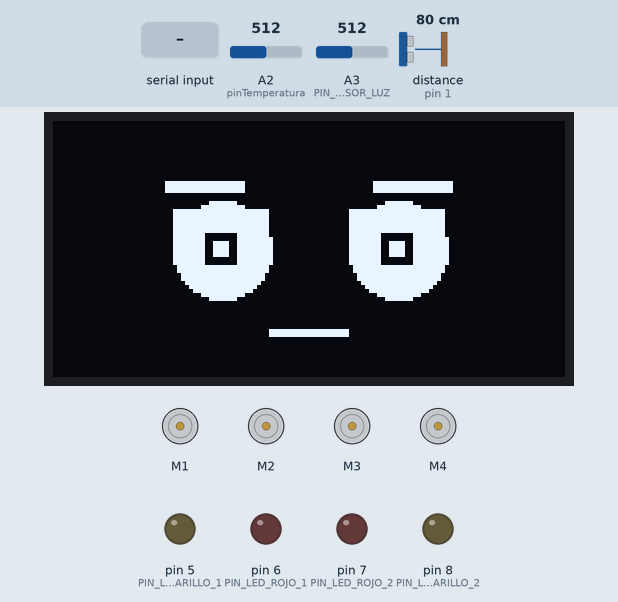
Bench run of a sketch on a simulated Arduino Uno, built with avr-gcc and run on an emulated ATmega328P. Shown: 128×64 one-colour display, 4 × DC motor (green arrow = forward, orange = backward, longer = faster), output pins drawn as LEDs (lit = HIGH). Wiring (inferred from the names in the program): ultrasonic range finder: trigger pin 0; echo pin 1. The inputs (shaded band) are chosen by the test bench; at power-on: A3 (PIN_SENSOR_LUZ) = 512, distance to the obstacle (sensor on pin 1) 80 cm, A2 (pinTemperatura) = 512. The echo pulse lasts 58.3 µs per cm; pins used as bus, display or sensor lines are not drawn.

Above: at 1.2 s.
1.3 s: "B90\n" received over the second serial link
At 1.7 s:
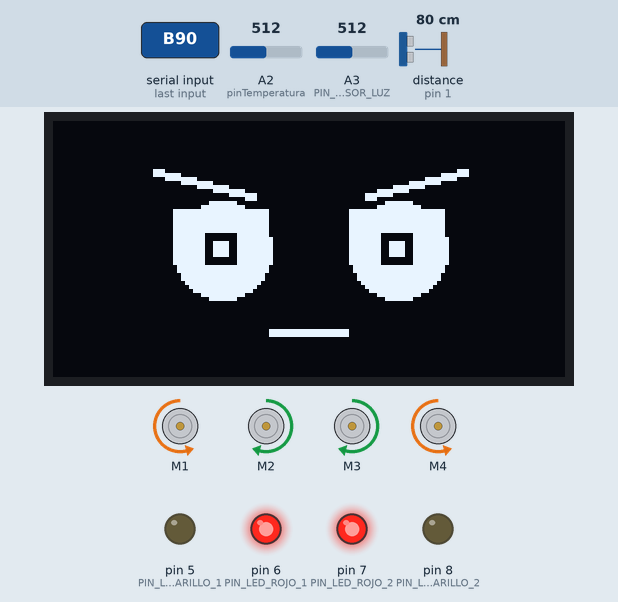
2.8 s: "F90\n" received over the second serial link
At 4.0 s:
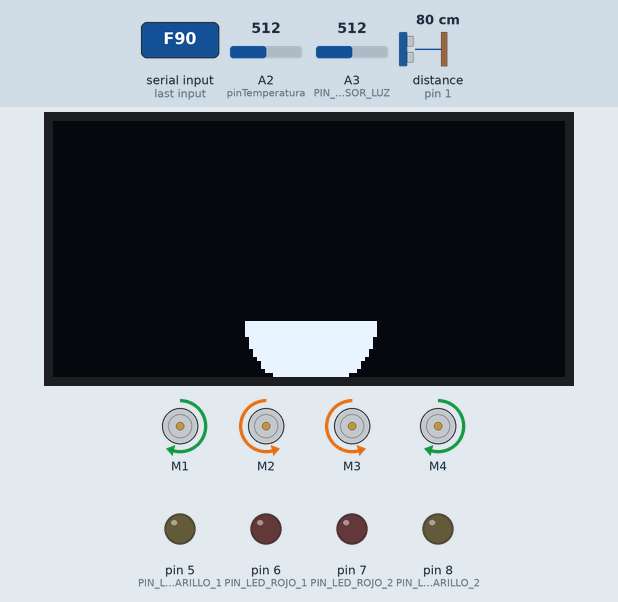
4.3 s: A3 (PIN_SENSOR_LUZ) set to 807
5.8 s: A3 (PIN_SENSOR_LUZ) set to 840
At 6.6 s:
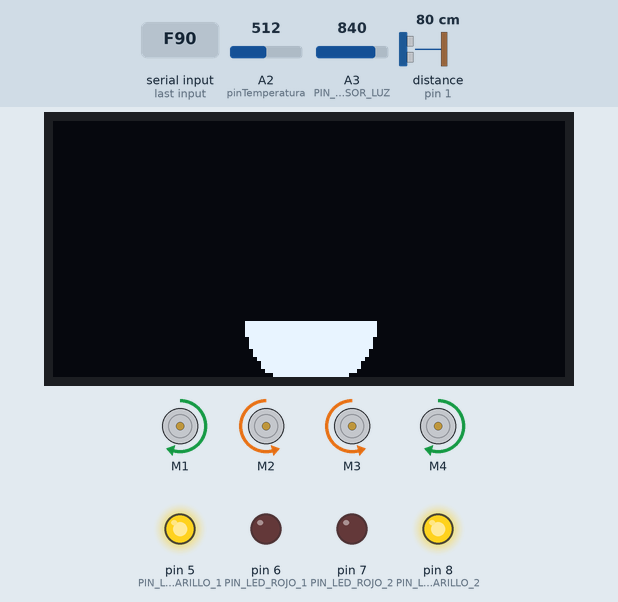
7.5 s: distance to the obstacle (sensor on pin 1) set to 23 cm
9.0 s: distance to the obstacle (sensor on pin 1) set to 18 cm
At 9.8 s:
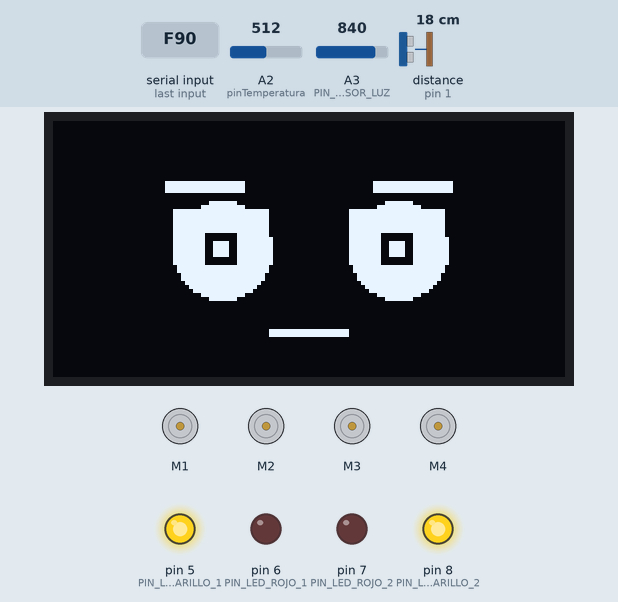
Timing chart, 0 to 11.5 s (numbered marks = the images above; inputs shaded):
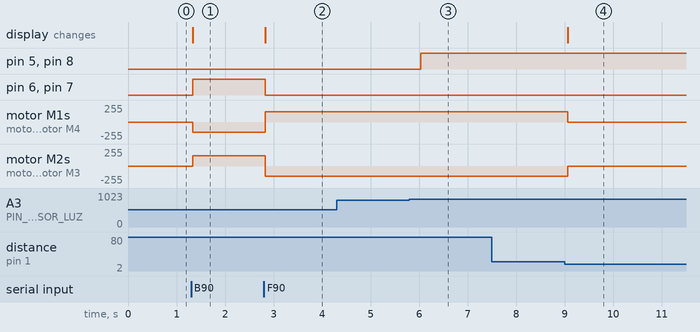

The sketch:

codigo_Arduino.ino
```cpp
#include <AFMotor_R4.h>
#include <SoftwareSerial.h>
#include <Wire.h>
#include <Adafruit_GFX.h>
#include <Adafruit_SSD1306.h>

// Configuración de la Pantalla OLED
#define ANCHO_PANTALLA 128
#define ALTO_PANTALLA 64
#define OLED_RESET -1
Adafruit_SSD1306 display(ANCHO_PANTALLA, ALTO_PANTALLA, &Wire, OLED_RESET);

// Configuración Bluetooth y Motores
SoftwareSerial bluetoothSerial(9, 10); // RX, TX del HC-05/HC-06

AF_DCMotor motor1(1);
AF_DCMotor motor2(2);
AF_DCMotor motor3(3);
AF_DCMotor motor4(4);

// Configuración de los LEDs
const int PIN_LED_AMARILLO_1 = 5;
const int PIN_LED_AMARILLO_2 = 8;
const int PIN_LED_ROJO_1 = 6;
const int PIN_LED_ROJO_2 = 7;

// Buzzer (botón HONK de la app)
const uint8_t PIN_BUZZER = 13;
const unsigned int FRECUENCIA_BUZZER = 1200;

// Sensor Ultrasónico
#define PIN_TRIG 0
#define PIN_ECHO 1
long duracionUltrasonido;
int distancia = -1; // -1 = sin lectura todavía

int velocidad = 153;
bool parada = false;
char movimiento = 'S';

// Sensores
int pinTemperatura = A2;
int a;
float temperatura;
int B = 3975;
float resistencia;

const uint8_t PIN_SENSOR_LUZ = A3;
int valLuz = 1023; // Luz máxima hasta la primera lectura real


// --- Umbrales de las condiciones automáticas ---
const int UMBRAL_DISTANCIA_SEGURIDAD = 20; // cm: parar si avanzamos con algo mas cerca
const int UMBRAL_LUZ_BAJA = 200;           // valLuz invertido: menos de 200 = oscuro
bool lucesAppEncendidas = false;           // Estado pedido por la app con W1/W0

// Variables de control
char bufferComando[16];
uint8_t longitudComando = 0;

const unsigned long INTERVALO_TELEMETRIA = 500;
unsigned long ultimaTelemetria = 0;

char caraActual = ' ';

// Funciones de la Pantalla (Caritas)

void caraNeutra() {
  display.clearDisplay();
  display.fillRect(28, 15, 20, 3, SSD1306_WHITE);
  display.fillRect(80, 15, 20, 3, SSD1306_WHITE);
  display.fillRect(30, 22, 24, 10, SSD1306_WHITE);
  display.fillCircle(42, 32, 12, SSD1306_WHITE);
  display.fillRect(74, 22, 24, 10, SSD1306_WHITE);
  display.fillCircle(86, 32, 12, SSD1306_WHITE);
  display.fillRect(38, 28, 8, 8, SSD1306_BLACK);
  display.fillRect(40, 30, 4, 4, SSD1306_WHITE);
  display.fillRect(82, 28, 8, 8, SSD1306_BLACK);
  display.fillRect(84, 30, 4, 4, SSD1306_WHITE);
  display.fillRect(54, 52, 20, 2, SSD1306_WHITE);
  display.display();
}

void caraEnojada() {
  display.clearDisplay();
  display.drawLine(25, 12, 50, 18, SSD1306_WHITE);
  display.drawLine(25, 13, 50, 19, SSD1306_WHITE);
  display.drawLine(103, 12, 78, 18, SSD1306_WHITE);
  display.drawLine(103, 13, 78, 19, SSD1306_WHITE);
  display.fillRect(30, 22, 24, 10, SSD1306_WHITE);
  display.fillCircle(42, 32, 12, SSD1306_WHITE);
  display.fillRect(74, 22, 24, 10, SSD1306_WHITE);
  display.fillCircle(86, 32, 12, SSD1306_WHITE);
  display.fillRect(38, 28, 8, 8, SSD1306_BLACK);
  display.fillRect(40, 30, 4, 4, SSD1306_WHITE);
  display.fillRect(82, 28, 8, 8, SSD1306_BLACK);
  display.fillRect(84, 30, 4, 4, SSD1306_WHITE);
  display.fillRect(54, 52, 20, 2, SSD1306_WHITE);
  display.display();
}

void caraFeliz() {
  display.clearDisplay();
  display.fillRect(28, 15, 20, 3, SSD1306_WHITE);
  display.fillRect(80, 15, 20, 3, SSD1306_WHITE);
  display.fillRect(30, 22, 24, 10, SSD1306_WHITE);
  display.fillCircle(42, 32, 12, SSD1306_WHITE);
  display.fillRect(74, 22, 24, 10, SSD1306_WHITE);
  display.fillCircle(86, 32, 12, SSD1306_WHITE);
  display.fillRect(38, 30, 8, 8, SSD1306_BLACK);
  display.fillRect(40, 32, 4, 4, SSD1306_WHITE);
  display.fillRect(82, 30, 8, 8, SSD1306_BLACK);
  display.fillRect(84, 32, 4, 4, SSD1306_WHITE);
  display.fillCircle(64, 50, 16, SSD1306_WHITE);
  display.fillRect(0, 0, 128, 50, SSD1306_BLACK);
  display.fillRect(48, 50, 32, 2, SSD1306_WHITE);
  display.display();
}

void caraSorprendidaIzquierda() {
  display.clearDisplay();
  display.drawLine(25, 19, 50, 12, SSD1306_WHITE);
  display.drawLine(25, 20, 50, 13, SSD1306_WHITE);
  display.drawLine(103, 19, 78, 12, SSD1306_WHITE);
  display.drawLine(103, 20, 78, 13, SSD1306_WHITE);
  display.fillRect(30, 22, 24, 10, SSD1306_WHITE);
  display.fillCircle(42, 32, 12, SSD1306_WHITE);
  display.fillRect(74, 22, 24, 10, SSD1306_WHITE);
  display.fillCircle(86, 32, 12, SSD1306_WHITE);
  display.fillRect(34, 28, 8, 8, SSD1306_BLACK);
  display.fillRect(36, 30, 4, 4, SSD1306_WHITE);
  display.fillRect(78, 28, 8, 8, SSD1306_BLACK);
  display.fillRect(80, 30, 4, 4, SSD1306_WHITE);
  display.fillCircle(64, 52, 7, SSD1306_WHITE);
  display.display();
}

void caraSorprendidaDerecha() {
  display.clearDisplay();
  display.drawLine(25, 19, 50, 12, SSD1306_WHITE);
  display.drawLine(25, 20, 50, 13, SSD1306_WHITE);
  display.drawLine(103, 19, 78, 12, SSD1306_WHITE);
  display.drawLine(103, 20, 78, 13, SSD1306_WHITE);
  display.fillRect(30, 22, 24, 10, SSD1306_WHITE);
  display.fillCircle(42, 32, 12, SSD1306_WHITE);
  display.fillRect(74, 22, 24, 10, SSD1306_WHITE);
  display.fillCircle(86, 32, 12, SSD1306_WHITE);
  display.fillRect(42, 28, 8, 8, SSD1306_BLACK);
  display.fillRect(44, 30, 4, 4, SSD1306_WHITE);
  display.fillRect(86, 28, 8, 8, SSD1306_BLACK);
  display.fillRect(88, 30, 4, 4, SSD1306_WHITE);
  display.fillCircle(64, 52, 7, SSD1306_WHITE);
  display.display();
}

// Funciones del Rover

void sonarBuzzer(bool encender) {
  if (encender) {
    tone(PIN_BUZZER, FRECUENCIA_BUZZER);
  } else {
    noTone(PIN_BUZZER);
    digitalWrite(PIN_BUZZER, LOW);
  }
}

// Función para medir la distancia
int medirDistancia() {
  digitalWrite(PIN_TRIG, LOW);
  delayMicroseconds(5);
  digitalWrite(PIN_TRIG, HIGH);
  delayMicroseconds(10);
  digitalWrite(PIN_TRIG, LOW);

  // pulseIn espera el pulso HIGH. Ponemos un timeout de 30000us (30ms)
  // para que no se congele el robot si no hay eco (aprox 5 metros de alcance máximo)
  duracionUltrasonido = pulseIn(PIN_ECHO, HIGH, 30000);

  if (duracionUltrasonido == 0) {
    return -1; // Retorna -1 si no detecta nada (fuera de rango o error)
  }

  return (int)(duracionUltrasonido / 59);
}

void detener() {
  motor1.setSpeed(0);
  motor1.run(RELEASE);
  motor2.setSpeed(0);
  motor2.run(RELEASE);
  motor3.setSpeed(0);
  motor3.run(RELEASE);
  motor4.setSpeed(0);
  motor4.run(RELEASE);

  if (caraActual != 'S') {
    caraNeutra();
    caraActual = 'S';
  }
}

// Condicion 1: si avanzamos y el ultrasónico ve algo a menos de 20 cm, parar
void verificarObstaculo() {
  // distancia = -1 significa "sin eco", no debe interpretarse como obstáculo
  if (movimiento == 'F' && distancia > 0 && distancia < UMBRAL_DISTANCIA_SEGURIDAD) {
    movimiento = 'S'; // Evita que un cambio de velocidad vuelva a arrancar hacia el obstáculo
    detener();        // Motores en RELEASE y cara neutra
  }
}

// Condiciones 2 y 3: faros delanteros con poca luz y traseros al retroceder
void actualizarLuces() {
  // Amarillos (delanteros): los enciende la app (W1) o la falta de luz
  bool encenderDelanteros = lucesAppEncendidas || (valLuz < UMBRAL_LUZ_BAJA);
  digitalWrite(PIN_LED_AMARILLO_1, encenderDelanteros ? HIGH : LOW);
  digitalWrite(PIN_LED_AMARILLO_2, encenderDelanteros ? HIGH : LOW);

  // Rojos (traseros): solo mientras el rover retrocede
  bool encenderTraseros = (movimiento == 'B') && !parada && velocidad > 0;
  digitalWrite(PIN_LED_ROJO_1, encenderTraseros ? HIGH : LOW);
  digitalWrite(PIN_LED_ROJO_2, encenderTraseros ? HIGH : LOW);
}

void mover(uint8_t m1, uint8_t m2, uint8_t m3, uint8_t m4) {
  motor1.setSpeed(velocidad);
  motor1.run(m1);
  motor2.setSpeed(velocidad);
  motor2.run(m2);
  motor3.setSpeed(velocidad);
  motor3.run(m3);
  motor4.setSpeed(velocidad);
  motor4.run(m4);
}

void aplicarMovimiento() {
  if (parada || velocidad == 0) {
    detener();
    return;
  }

  switch (movimiento) {
    case 'F':
        mover(FORWARD, BACKWARD, BACKWARD, FORWARD);
        if (caraActual != 'F') {
          caraFeliz();
          caraActual = 'F';
          }
        break;
    case 'B':
        mover(BACKWARD, FORWARD, FORWARD, BACKWARD);
        if (caraActual != 'B') {
          caraEnojada();
          caraActual = 'B';
          }
        break;
    case 'L':
        mover(BACKWARD, BACKWARD, BACKWARD, BACKWARD);
        if (caraActual != 'L') {
          caraSorprendidaIzquierda();
          caraActual = 'L';
          }
        break;
    case 'R':
        mover(FORWARD, FORWARD, FORWARD, FORWARD);
        if (caraActual != 'R') {
          caraSorprendidaDerecha();
          caraActual = 'R';
          }
        break;
    default:
        detener();
        break;
  }
}

void iniciarMovimiento(char nuevoMovimiento) {
  if (parada || velocidad == 0) {
    detener();
    return;
  }

  movimiento = nuevoMovimiento;
  aplicarMovimiento();
}

void procesarComando(char *comando) {
  char operacion = comando[0];

  if (operacion == 'B' && (comando[1] == '1' || comando[1] == '0')) {
    sonarBuzzer(comando[1] == '1');
    return;
  }

  if (operacion == 'V') {
    if (comando[1] < '0' || comando[1] > '9') {
      return;
    }

    velocidad = 0;
    for (char *p = comando + 1; *p >= '0' && *p <= '9'; p++) {
      velocidad = (velocidad * 10) + (*p - '0');
      if (velocidad > 255) {
        velocidad = 255;
      }
    }

    if (!parada) {
      if (velocidad == 0) {
        movimiento = 'S';
        detener();
      } else {
        aplicarMovimiento();
      }
    }
    return;
  }

  switch (operacion) {
    case 'F':
    case 'B':
    case 'L':
    case 'R':
      iniciarMovimiento(operacion);
      break;

    case 'S':
      parada = false;
      movimiento = 'S';
      detener();
      break;

    case 'X':
      parada = true;
      movimiento = 'S';
      detener();
      sonarBuzzer(false);
      break;

    case 'W':
      lucesAppEncendidas = (comando[1] == '1'); // Guarda el pedido de la app
      actualizarLuces(); // Se aplica enseguida (con poca luz se mantienen encendidos)
      break;
  }
}

void leerBluetooth() {
  while (bluetoothSerial.available() > 0) {
    char caracter = bluetoothSerial.read();

    if (caracter == '\n') {
      bufferComando[longitudComando] = '\0';
      if (longitudComando > 0) {
        procesarComando(bufferComando);
      }
      longitudComando = 0;
    } else if (caracter != '\r' && longitudComando < sizeof(bufferComando) - 1) {
      bufferComando[longitudComando++] = caracter;
    }
  }
}

void enviarTelemetria() {
  unsigned long ahora = millis();
  if (ahora - ultimaTelemetria < INTERVALO_TELEMETRIA) {
    return;
  }
  ultimaTelemetria = ahora;

  // 1. Leer Temperatura
  a = analogRead(pinTemperatura);
  if (a == 0) a = 1;
  resistencia = (float)(1023 - a) * 10000 / a;
  temperatura = 1 / (log(resistencia / 10000) / B + 1 / 298.15) - 273.15;

  // 2. Leer Luz
  valLuz = 1023 - analogRead(PIN_SENSOR_LUZ);

  // 3. Leer Distancia
  distancia = medirDistancia();

  // 4. Enviar JSON con los tres valores
  bluetoothSerial.print("{\"t\":");
  bluetoothSerial.print(temperatura, 1);
  bluetoothSerial.print(",\"l\":");
  bluetoothSerial.print(valLuz);
  bluetoothSerial.print(",\"d\":"); // Nueva clave de distancia
  bluetoothSerial.print(distancia);
  bluetoothSerial.println("}");
}

void setup() {
  bluetoothSerial.begin(9600);
  // Serial.begin(9600); // Descomenta esta línea si quieres ver los datos en el Monitor Serie

  // Inicializar Pines de LEDs
  pinMode(PIN_LED_AMARILLO_1, OUTPUT);
  pinMode(PIN_LED_AMARILLO_2, OUTPUT);
  pinMode(PIN_LED_ROJO_1, OUTPUT);
  pinMode(PIN_LED_ROJO_2, OUTPUT);

  digitalWrite(PIN_LED_AMARILLO_1, LOW);
  digitalWrite(PIN_LED_AMARILLO_2, LOW);
  digitalWrite(PIN_LED_ROJO_1, LOW);
  digitalWrite(PIN_LED_ROJO_2, LOW);

  // Inicializar Buzzer
  pinMode(PIN_BUZZER, OUTPUT);
  sonarBuzzer(false);

  // Inicializar Sensor Ultrasónico
  pinMode(PIN_TRIG, OUTPUT);
  pinMode(PIN_ECHO, INPUT);
  digitalWrite(PIN_TRIG, LOW);

  // Inicializar OLED
  if(!display.begin(SSD1306_SWITCHCAPVCC, 0x3C)) {
    // Si falla, continúa
  } else {
    display.clearDisplay();
    display.setTextColor(SSD1306_WHITE);
    caraNeutra();
    caraActual = 'S';
  }

  detener();
}

void loop() {
  leerBluetooth();      // Atiende comandos de la app
  enviarTelemetria();   // Actualiza distancia y luz, y publica el JSON
  verificarObstaculo(); // Condicion 1: frena si hay algo a menos de 20 cm
  actualizarLuces();    // Condiciones 2 y 3: faros delanteros y traseros
}
```

Measured:
- the behaviour switches between 823 and 824 on A3 (PIN_SENSOR_LUZ) (found by bisection; images 2 and 3)
- the behaviour switches between 21 and 20 cm on distance to the obstacle (sensor on pin 1) (found by bisection; images 3 and 4)
- after the input at 1.3 s, pin 6 (PIN_LED_ROJO_1), pin 7 (PIN_LED_ROJO_2): LOW → HIGH at once; motor M1, motor M4: stopped → backward 153/255 at once; motor M2, motor M3: stopped → forward 153/255 at once; the display: changes at once (image 1)
- after the input at 2.8 s, pin 6 (PIN_LED_ROJO_1), pin 7 (PIN_LED_ROJO_2): HIGH → LOW at once; motor M1, motor M4: backward 153/255 → forward 153/255 at once; motor M2, motor M3: forward 153/255 → backward 153/255 at once; the display: changes at once (image 2)
- after the input at 4.3 s, every drawn part: stays the same
- after the input at 5.8 s, pin 5 (PIN_LED_AMARILLO_1), pin 8 (PIN_LED_AMARILLO_2): LOW → HIGH after 0.24 s
- after the input at 7.5 s, every drawn part: stays the same
- after the input at 9.0 s, motor M1, motor M4: forward 153/255 → stopped after 0.06 s; motor M2, motor M3: backward 153/255 → stopped after 0.06 s; the display: changes after 0.06 s (image 4)
